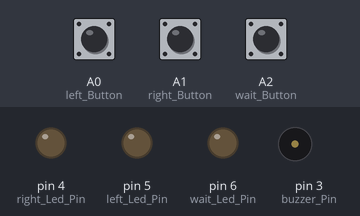
Simulated run of this sketch. Board: Arduino Pro Mini, built with avr-gcc and run on an emulated ATmega328P. On the bench: output pins drawn as LEDs (lit = HIGH), buzzer (waves = sounding, pin HIGH). Dashed ring = blinking. Inputs (shaded band) come from the test bench; at power-on: A2 (wait_Button) LOW, A0 (left_Button) LOW, A1 (right_Button) LOW.

Above: at 1.2 s.
1.3 s: A2 (wait_Button) pulled HIGH for 0.15 s
At 3.1 s:
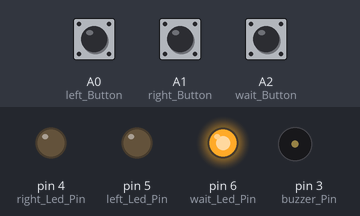
4.4 s: A0 (left_Button) pulled HIGH for 0.15 s
At 5.9 s:
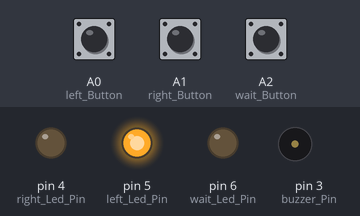
6.9 s: A2 (wait_Button) pulled HIGH for 1 s
At 7.0 s:
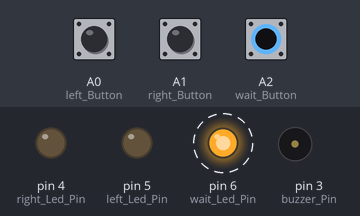
9.9 s: A2 (wait_Button) pulled HIGH for 3.2 s
At 12.6 s:
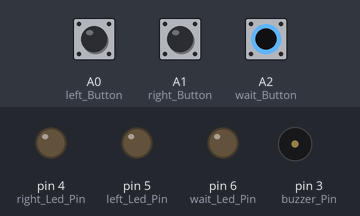
14.6 s: A1 (right_Button) pulled HIGH for 0.15 s
At 16.0 s:
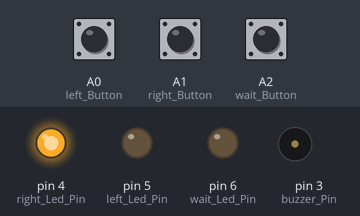
Timing chart, 0 to 17.6 s (numbered marks = the images above; inputs shaded):
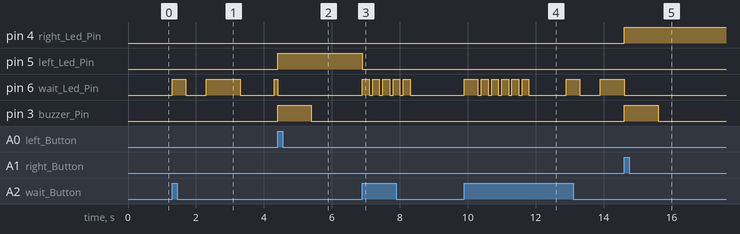

The sketch:

Quiz_Compitition_Buzzer.ino
```cpp
////////////////////////W.M.G.C.Weerasihge////////////////////////
////////////////////////////2019-02-12////////////////////////////
/////////////////Inter University Quiz Compitition////////////////
/////////////////////////Arduino Pro-mini/////////////////////////

#define buzzer_Pin 3
#define right_Led_Pin 4
#define left_Led_Pin 5
#define wait_Led_Pin 6

#define left_Button A0
#define right_Button A1
#define wait_Button A2

int button_Value=1;
byte start=0;

int left_Value, right_Value, wait_Value;
long startTime1=millis(),startTime2=millis(), startTime3=millis(), resetCount=millis();
int buzzer_Delay=1000;
int wait_Time=30000;

void setup() {

    pinMode(buzzer_Pin,OUTPUT);
    pinMode(right_Led_Pin,OUTPUT);
    pinMode(left_Led_Pin,OUTPUT);
    pinMode(wait_Led_Pin,OUTPUT);

    pinMode(left_Button,INPUT);
    pinMode(right_Button,INPUT);
    pinMode(wait_Button,INPUT);
    //Serial.begin(9600);
}

void loop() {

  get_Button_Values();

    if(start==2 && wait_Value==button_Value && left_Value!=button_Value && right_Value!=button_Value){
        digitalWrite(left_Led_Pin,LOW);
        digitalWrite(right_Led_Pin,LOW);
        digitalWrite(buzzer_Pin,LOW);
            for(byte x=0; x<5; x++){
                digitalWrite(wait_Led_Pin,HIGH);
                delay(200);
                digitalWrite(wait_Led_Pin,LOW);
                delay(100);
            }
        digitalWrite(wait_Led_Pin,LOW);
            start=0;
            delay(1000);
            wait_Value=0;
    }

    if(start==0 &&  wait_Value==button_Value && left_Value!=button_Value && left_Value!=button_Value){
        startTime1=millis();
        startTime2=millis();
        startTime3=millis();
        resetCount=millis();

        digitalWrite(wait_Led_Pin,HIGH);
        delay(400);
        digitalWrite(wait_Led_Pin,LOW);
        delay(100);
            wait_Value=0;
            start=1;
    }

    if(start==1 && millis()-startTime1>1000 && wait_Value!=button_Value && left_Value!=button_Value && left_Value!=button_Value){
        startTime1=millis();
        digitalWrite(wait_Led_Pin,!digitalRead(wait_Led_Pin));
    }
/////////////////////////////////////////////////////////////////////////////////////////////////////////////////////////
    if(start==1 &&  millis()-resetCount<(wait_Time+500) && wait_Value==button_Value && left_Value!=button_Value && left_Value!=button_Value){
        resetCount=millis();
        digitalWrite(wait_Led_Pin,HIGH);
            start=2;
    }
/////////////////////////////////////////////////////////////////////////////////////////////////////////////////////////
    if(start==1 && millis()-startTime2>(wait_Time+500) && wait_Value!=button_Value && left_Value!=button_Value && left_Value!=button_Value){
        startTime2=millis();
        digitalWrite(wait_Led_Pin,LOW);
        digitalWrite(wait_Led_Pin,HIGH);
            start=2;
    }

    if(start==1 && millis()-startTime3<(wait_Time+500) && wait_Value!=button_Value && left_Value==button_Value && right_Value!=button_Value){
        startTime3=millis();                   //30000ms =14s
        digitalWrite(wait_Led_Pin,LOW);
        digitalWrite(left_Led_Pin,HIGH);
        digitalWrite(buzzer_Pin,HIGH);
        delay(buzzer_Delay);
        digitalWrite(buzzer_Pin,LOW);
            start=2;
    }

    if(start==1 && millis()-startTime3<(wait_Time+500) && wait_Value!=button_Value && left_Value!=button_Value && right_Value==button_Value){
        startTime3=millis();
        digitalWrite(wait_Led_Pin,LOW);
        digitalWrite(right_Led_Pin,HIGH);
        digitalWrite(buzzer_Pin,HIGH);
        delay(buzzer_Delay);
        digitalWrite(buzzer_Pin,LOW);
            start=2;
    }
}

void get_Button_Values(){
  left_Value=digitalRead(left_Button);
  wait_Value=digitalRead(wait_Button);
  right_Value=digitalRead(right_Button);
}
```

Measured:
- after the input at 1.3 s, pin 6 (wait_Led_Pin): goes HIGH 0.40 s, LOW 0.60 s, HIGH 1.0 s, LOW 1.0 s, then HIGH, starting at once
- after the input at 4.4 s, pin 5 (left_Led_Pin): LOW → HIGH at once; pin 3 (buzzer_Pin): LOW → HIGH at once, → LOW 1.0 s later
- after the input at 6.9 s, pin 5 (left_Led_Pin): HIGH → LOW at once; pin 6 (wait_Led_Pin): alternates HIGH for 0.20 s and LOW for 0.10 s, 10 changes in all, then stays LOW, starting at once
- after the input at 9.9 s, pin 6 (wait_Led_Pin): goes HIGH 0.40 s, 5 × (LOW 0.10 s, HIGH 0.20 s), LOW 1.1 s, HIGH 0.40 s, LOW 0.60 s, then HIGH, starting at once
- after the input at 14.6 s, pin 4 (right_Led_Pin): LOW → HIGH at once; pin 3 (buzzer_Pin): LOW → HIGH at once, → LOW 1.0 s later
